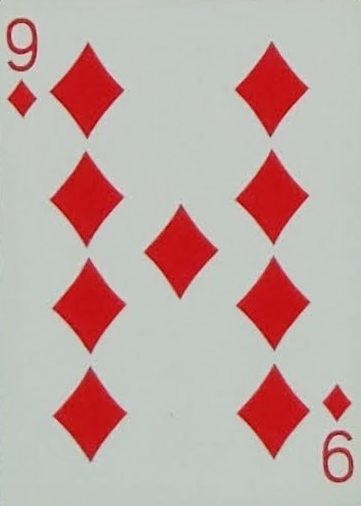
#> input picture train/cards/IMG_20240311_213404-11.png, 361 x 506 px; its folder holds only this picture in this run
$ python recognition.py train/cards/IMG_20240311_213404-11.png
#> lines starting #> are read from the running program, lines starting #| are printed output that depends on the picture
#> further down, cards_img is the input picture: shape (506, 361, 3); mean B, G, R 166.2, 169.7, 193.6
### segment.py
import cv2 as cv
import numpy as np

def segment_cards(img, K = 3):
    # Define criteria = ( type, max_iter = 10 , epsilon = 1.0 )
#> called with K = 3
    criteria = (cv.TERM_CRITERIA_EPS + cv.TERM_CRITERIA_MAX_ITER, 10, 1.0)

    # Set flags (Just to avoid line break in the code)
    flags = cv.KMEANS_PP_CENTERS

    # Apply KMeans
    w, h, c = img.shape
#> w = 506; h = 361; c = 3
    img_flat = np.float32(img.reshape(w * h, c))
    _, labels, _ = cv.kmeans(img_flat, K, None, criteria, 10, flags)

    # Convert image to HSV
    img_hsv = cv.cvtColor(img, cv.COLOR_RGB2HSV).reshape((w * h, 3))
    scores = []
    for i in range(K):
        labels = labels.reshape(-1)
        mask = labels == i
        masked = img_hsv[mask]
        # Caculate "score" for each cluster as (1.0 - average saturation) + average luminance
        avg_sat = masked[:, 1].mean()
        avg_val = masked[:, 2].mean()
        scores.append((255.0 - avg_sat) + avg_val)
#> this loop made 3 passes
#> (avg_sat, avg_val) on passes 1 to 3: (10.74, 201.3), (220.4, 186.2), (112.8, 178.7)
#> after the loop, scores = [445.5, 220.8, 320.9]

    # Convert the shape of the labels to match the image and select the cluster with max score
    labels_mask = labels.reshape(img.shape[:2])
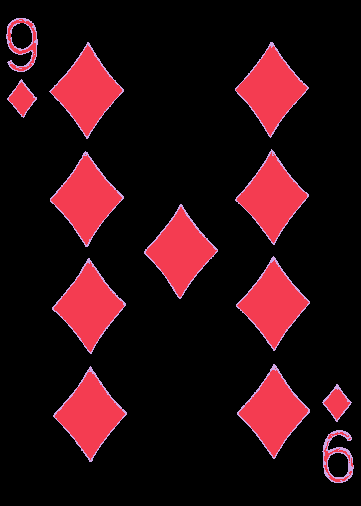
#> labels_mask: shape (506, 361) int32; 3 distinct labels, from 0 to 2; one colour per label, 0 black
    return img * (labels_mask == np.argmax(scores))[:, :, np.newaxis], labels_mask

# [12 lines that do not run on import are left out]

### reproject.py
import cv2 as cv
import numpy as np
import matplotlib.pyplot as plt

from segment import segment_cards


# https://github.com/PyImageSearch/imutils/blob/9f740a53bcc2ed7eba2558afed8b4c17fd8a1d4c/imutils/perspective.py#L9
def order_points(pts):
    # sort the points based on their x-coordinates
    xSorted = pts[np.argsort(pts[:, 0]), :]

    # grab the left-most and right-most points from the sorted
    # x-roodinate points
    leftMost = xSorted[:2, :]
    rightMost = xSorted[2:, :]

    # now, sort the left-most coordinates according to their
    # y-coordinates so we can grab the top-left and bottom-left
    # points, respectively
    leftMost = leftMost[np.argsort(leftMost[:, 1]), :]
    (tl, bl) = leftMost

    # now that we have the top-left coordinate, use it as an
    # anchor to calculate the Euclidean distance between the
    # top-left and right-most points; by the Pythagorean
    # theorem, the point with the largest distance will be
    # our bottom-right point

    D = np.linalg.norm(tl - rightMost, axis=1)
    (br, tr) = rightMost[np.argsort(D)[::-1], :]

    # return the coordinates in top-left, top-right,
    # bottom-right, and bottom-left order
    return np.array([tl, tr, br, bl], dtype="float32")


def get_width_height(pts):
    (tl, tr, br, bl) = pts

    # Finding the maximum width
    maxWidth = int(max(np.linalg.norm(br - bl), np.linalg.norm(tr - tl)))

    # Finding the maximum height.
    maxHeight = int(max(np.linalg.norm(tr - br), np.linalg.norm(tl - bl)))
    return maxWidth, maxHeight


def create_dest_points(width, height):
    # Final destination co-ordinates
    return np.array([[0, 0], [width, 0], [width, height], [0, height]], dtype=int)


def reproject_playing_card(img):
    segmented, _ = segment_cards(img)
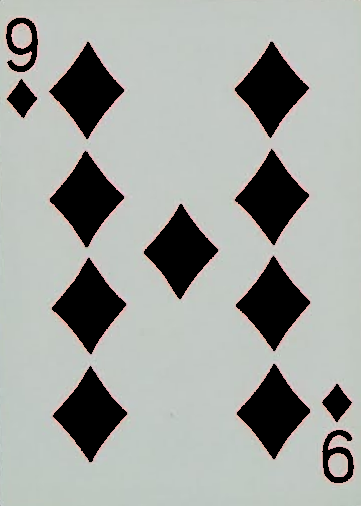
#> segmented: shape (506, 361, 3); mean B, G, R 159.3, 163.4, 160.2
    gray = cv.cvtColor(segmented, cv.COLOR_RGB2GRAY)
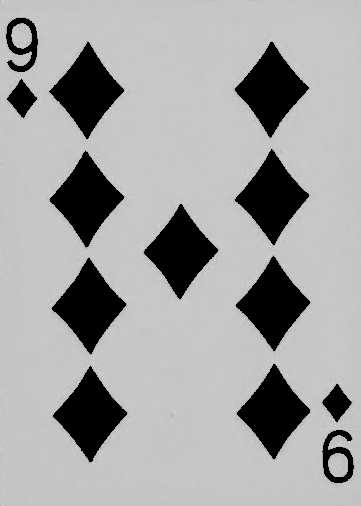
#> gray: shape (506, 361); min 0, max 214, mean 161.7

    kernel = np.ones((3, 3), np.uint8)
    closed = cv.morphologyEx(gray, cv.MORPH_CLOSE, kernel)
    opened = cv.morphologyEx(closed, cv.MORPH_OPEN, kernel)

    # Find countours in the image
    contours, _ = cv.findContours(opened, cv.RETR_EXTERNAL, cv.CHAIN_APPROX_SIMPLE)
#> contours = [[[0, 0], [0, 505], [360, 505], [360, 0]]]

    cards = []
    # Loop through the contours and try to turn them into boxes
    for c in contours:
        # Approximate contours to remove extra points
        epsilon = 0.02 * cv.arcLength(c, True)
        contour = cv.approxPolyDP(c, epsilon, True)
        # Probably a playing card if it has 4 corners
        if len(contour) == 4:
            cards.append(contour)
#> this loop made 1 pass
#> (epsilon, contour) on pass 1: (34.6, [[0, 0], [0, 505], [360, 505], [360, 0]])
#> after the loop, cards = [[[0, 0], [0, 505], [360, 505], [360, 0]]]
    if not cards:
        raise ValueError("Given image doesn't have any rectangular contours!")

    # Remove abnormally small contours as outliers
    areas = np.array([cv.contourArea(contour) for contour in cards])
#> areas = [181800]
    valid_areas = areas > areas.max() * 0.1
#> valid_areas = [True]
    cards = [contour for contour, valid in zip(cards, valid_areas) if valid]

    # Reproject the cards
    norm_cards = []
    for card in cards:
        card = order_points(card.reshape((4, 2)))
        width, height = get_width_height(card)
        # If card is landscape flip the width and height and rotate the dest points
        if width > height:
            width, height = height, width
            destination_corners = create_dest_points(width, height)
            destination_corners = np.roll(destination_corners, 1, axis=0)
        else:
            destination_corners = create_dest_points(width, height)

        # Getting the homography
        M = cv.getPerspectiveTransform(
            np.float32(card), np.float32(destination_corners)
        )
        # Perspective transform using homography
        norm_card = cv.warpPerspective(img, M, (width, height), flags=cv.INTER_CUBIC)
        norm_cards.append((card, norm_card))
#> this loop made 1 pass
#> (D in order_points, maxWidth in get_width_height, maxHeight in get_width_height, width, height, destination_corners, M) on pass 1: ([620.2, 360], 360, 505, 360, 505, [[0, 0], [360, 0], [360, 505], [0, 505]], [[1, 0, 0], [0, 1, 0], [0, 0, 1]])
#> pass 1, in reproject_playing_card, `norm_card = cv.warpPerspective(img, M, (width, height), flags=cv.INTER..`:
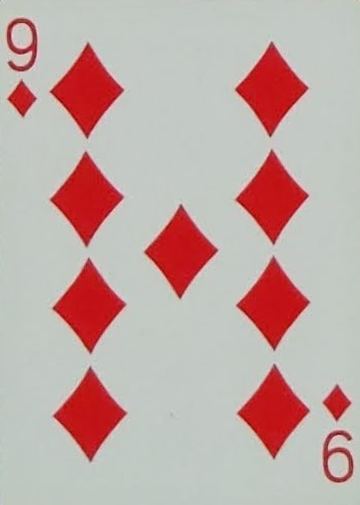
#> norm_card: shape (505, 360, 3); mean B, G, R 166.1, 169.5, 193.6
#> after the loop, norm_cards = 1 item
    return norm_cards


# [29 lines that do not run on import are left out]

    # [6 lines of commented-out code are left out]

### recognition.py
import math
from pathlib import Path

import cv2 as cv
import numpy as np
import matplotlib.pyplot as plt
from basic_strategy import BasicStrategy

from reproject import reproject_playing_card
from extract_corners import extract_corner

TRAIN_DIR = Path("data/train")

# Initialize HOG descriptor
winSize = (28, 28)
blockSize = (14, 14)
blockStride = (7, 7)
cellSize = (7, 7)
nbins = 9
hog = cv.HOGDescriptor(winSize, blockSize, blockStride, cellSize, nbins)

def extract_hog_features(image):
    # Compute HOG descriptor
    hist = hog.compute(image)
    return hist.flatten()

def build_dataset(dir, unique_labels = set()):
    unique_labels = set()

    images = []
    labels = []
    for label_path in dir.iterdir():
        _, label = label_path.stem.split('-', maxsplit=1)
        for image_path in label_path.iterdir():
            image = cv.imread(str(image_path), cv.IMREAD_GRAYSCALE)
            image = extract_hog_features(image)
            images.append(image)
            labels.append(label)
            unique_labels.add(label)

    unique_labels = sorted(list(unique_labels))
    labels = [unique_labels.index(label) for label in labels]
    return images, labels, unique_labels

def train():
    images, labels, unique_labels = build_dataset(TRAIN_DIR)

    knn = cv.ml.KNearest_create()
    knn.train(np.array(images), cv.ml.ROW_SAMPLE, np.array(labels))
    return knn, unique_labels

def predict(knn, labels, image):
    ret, results, neighbours, dist = knn.findNearest(np.array([image]), 3)

    return labels[int(results[0][0])]

# Just use np.linalg.norm please
def calculate_distance(card1, card2):
    x1, y1 = card1
    x2, y2 = card2
    return math.sqrt((x2 - x1)**2 + (y2 - y1)**2)

if __name__ == "__main__":
    import sys
    cards_img = cv.imread(sys.argv[1])
    cards = reproject_playing_card(cards_img)
#> cards = 1 item
    height, width, _ = cards_img.shape
#> height = 506; width = 361
    thickness = round(0.004 * cards_img.shape[0])
#> thickness = 2
    lst = []
#> (the run stopped early here; a loop or call above may not have finished)

$ run again, on train/cards/IMG_20240311_213404-12.png
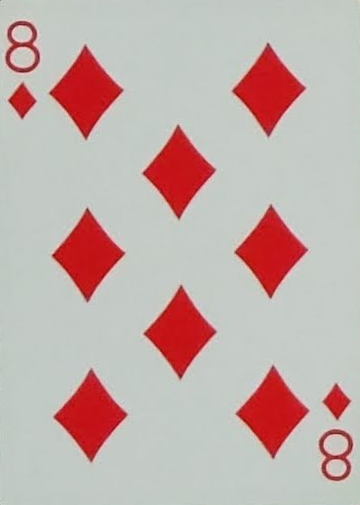
#> input picture train/cards/IMG_20240311_213404-12.png, 360 x 505 px
#> cards_img is the input picture: shape (505, 360, 3); mean B, G, R 171.4, 174.6, 195.2
#> the loop in segment_cards, `for i in range(K):` made 3 passes
#> (avg_sat, avg_val) on passes 1 to 3: (10.75, 203), (221, 188.6), (116.6, 175.5)
#> after the loop in segment_cards, `for i in range(K):`: scores = [447.2, 222.5, 313.9]
#> in segment_cards, `labels_mask = labels.reshape(img.shape[:2])`:
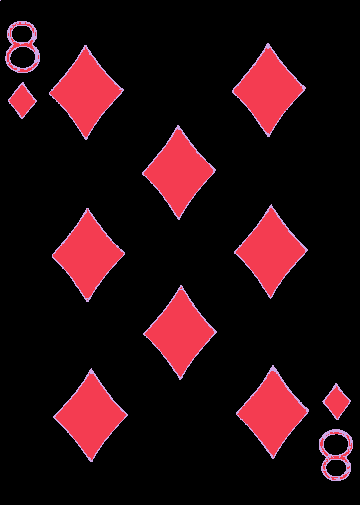
#> labels_mask: shape (505, 360) int32; 3 distinct labels, from 0 to 2; one colour per label, 0 black
#> in reproject_playing_card, `gray = cv.cvtColor(segmented, cv.COLOR_RGB2GRAY)`:
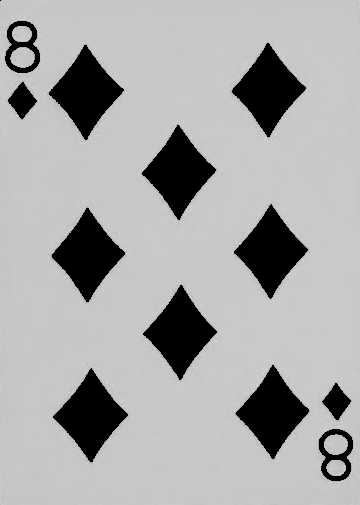
#> gray: shape (505, 360); min 0, max 215, mean 167.3
#> contours = [[[0, 0], [0, 504], [359, 504], [359, 0]]]
#> the loop in reproject_playing_card, `for c in contours:` made 1 pass
#> (epsilon, contour) on pass 1: (34.52, [[0, 0], [0, 504], [359, 504], [359, 0]])
#> areas = [180936]
#> valid_areas = [True]
#> the loop in reproject_playing_card, `for card in cards:` made 1 pass
#> (D in order_points, maxWidth in get_width_height, maxHeight in get_width_height, width, height, destination_corners, M) on pass 1: ([618.8, 359], 359, 504, 359, 504, [[0, 0], [359, 0], [359, 504], [0, 504]], [[1, 0, 0], [0, 1, 0], [0, 0, 1]])
#> after the loop in reproject_playing_card, `for card in cards:`: norm_cards = 1 item

$ run again, on train/cards/IMG_20240311_213404-15.png
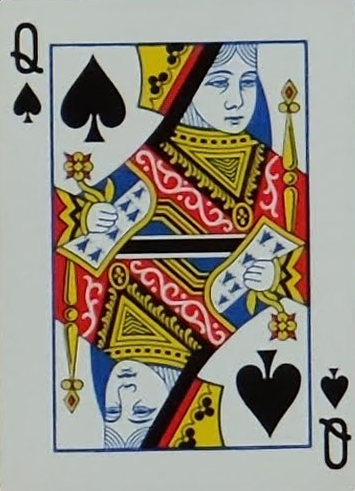
#> input picture train/cards/IMG_20240311_213404-15.png, 355 x 491 px
#> cards_img is the input picture: shape (491, 355, 3); mean B, G, R 130.4, 143, 149.9
#> the loop in segment_cards, `for i in range(K):` made 3 passes
#> (avg_sat, avg_val) on passes 1 to 3: (159.4, 53.95), (15.04, 193.9), (159.7, 153)
#> after the loop in segment_cards, `for i in range(K):`: scores = [149.6, 433.9, 248.3]
#> in segment_cards, `labels_mask = labels.reshape(img.shape[:2])`:
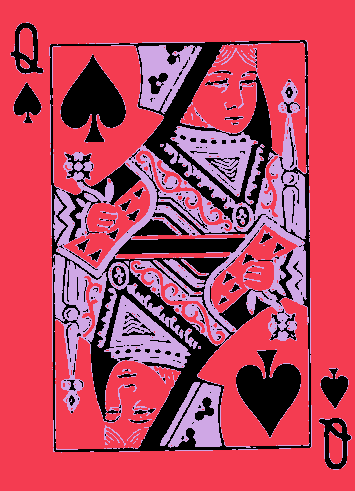
#> labels_mask: shape (491, 355) int32; 3 distinct labels, from 0 to 2; one colour per label, 0 black
#> contours = [[[0, 0], [0, 490], [354, 490], [354, 0]]]
#> the loop in reproject_playing_card, `for c in contours:` made 1 pass
#> (epsilon, contour) on pass 1: (33.76, [[0, 0], [0, 490], [354, 490], [354, 0]])
#> areas = [173460]
#> valid_areas = [True]
#> the loop in reproject_playing_card, `for card in cards:` made 1 pass
#> (D in order_points, maxWidth in get_width_height, maxHeight in get_width_height, width, height, destination_corners, M) on pass 1: ([604.5, 354], 354, 490, 354, 490, [[0, 0], [354, 0], [354, 490], [0, 490]], [[1, 0, 0], [0, 1, 0], [0, 0, 1]])
#> pass 1, in reproject_playing_card, `norm_card = cv.warpPerspective(img, M, (width, height), flags=cv.INTER..`:
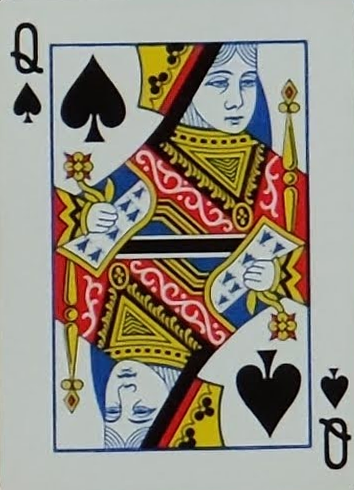
#> norm_card: shape (490, 354, 3); mean B, G, R 130.1, 142.8, 149.8
#> after the loop in reproject_playing_card, `for card in cards:`: norm_cards = 1 item
